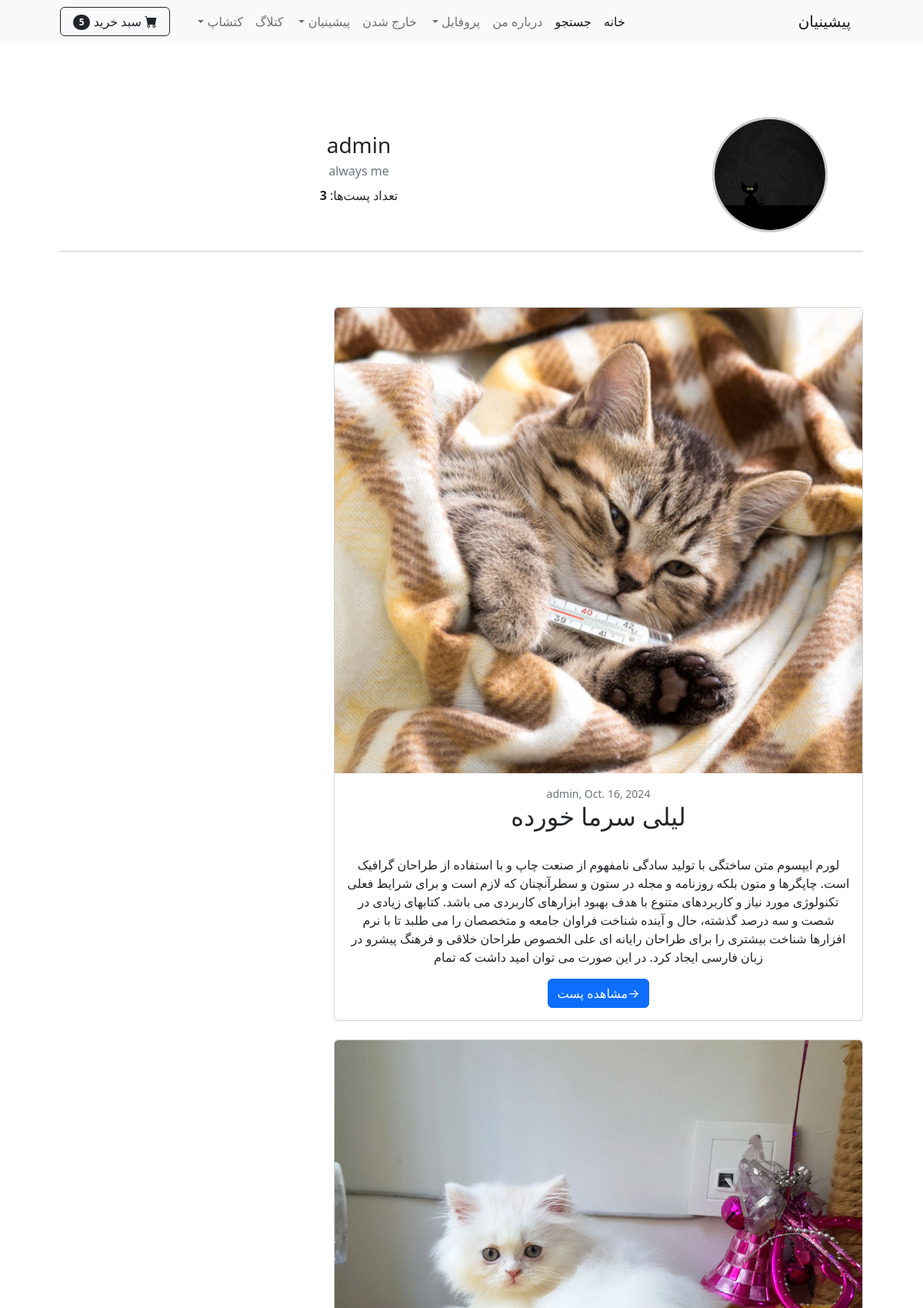
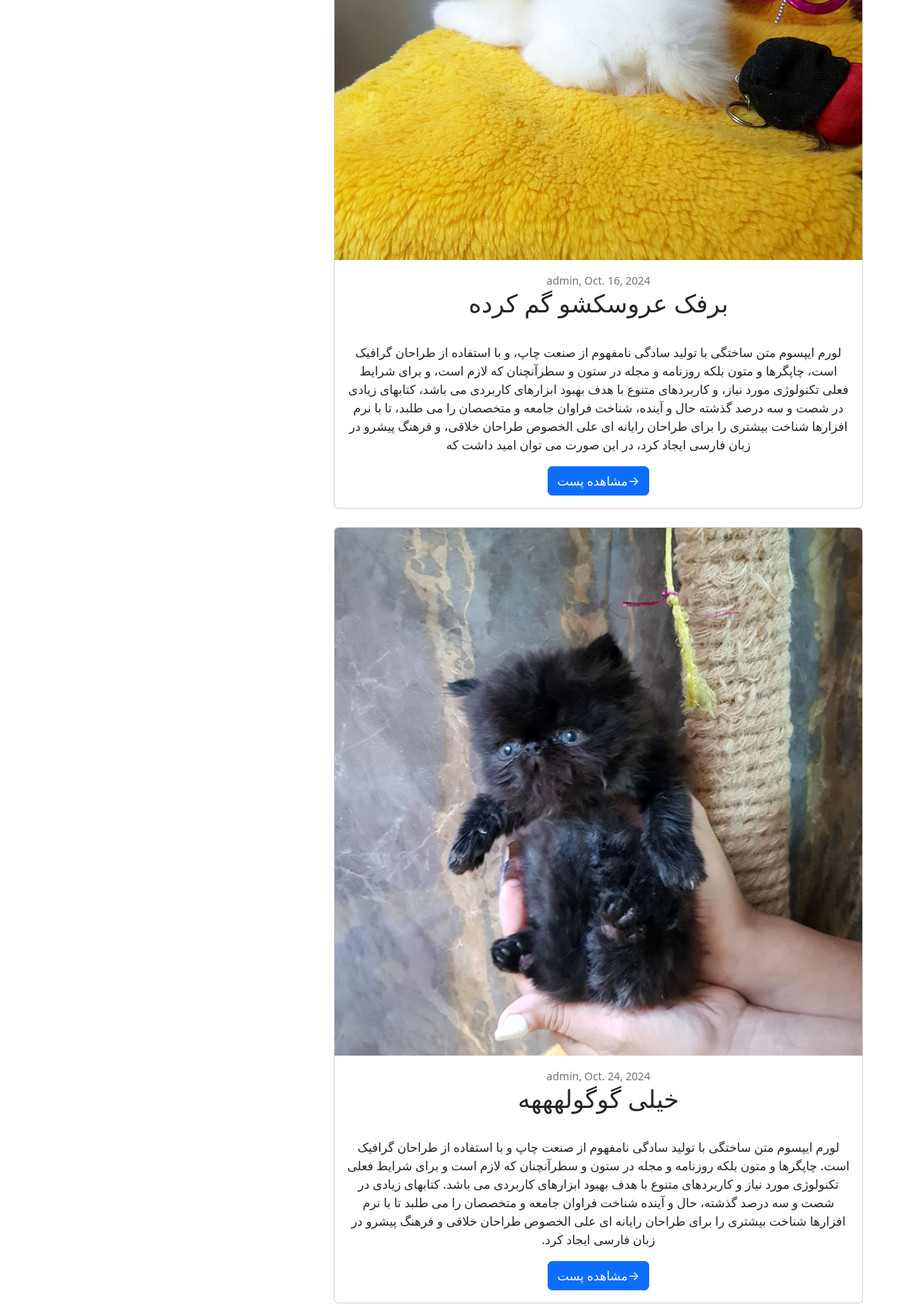
Screenshot of /catlog/author/1/posts/ (signed in, upper part) with the database file from the repository (2 pictures, top to bottom).
### catlog/models.py (models this page shows, shortened)
class Profile(models.Model):
    user = models.OneToOneField(User, on_delete=models.CASCADE,related_name='catlog_profile')
    date_modified = models.DateTimeField(User, auto_now=True)
    biography = models.TextField(max_length=200, default='', blank=True, null=True)
    photo = models.ImageField(upload_to='upload/users_profile/', null=True, blank=True)

class Post(models.Model):
    cat_name = models.CharField(max_length=50)
    title = models.CharField(max_length=250)
    excerpt = models.TextField(max_length=500, default='', blank=True, null=True)
    body = models.TextField()
    writer = models.ForeignKey(User ,on_delete=models.CASCADE)
    date = models.DateField(default=date.today)
    picture = models.ImageField(upload_to='upload/%y/%m/%d')
    profile = models.ForeignKey(Profile, on_delete=models.CASCADE, null=True, blank=True)
    likes = models.ManyToManyField(User, related_name='liked_posts', blank=True,null=True)

### catlog/views.py (the view)
# urls.py: path('author/<int:author_id>/posts/', author_posts, name='author_posts'),
@login_required
def author_posts(request, author_id):
    author = get_object_or_404(User, id=author_id)
    author_profile = get_object_or_404(Profile, user=author)  # فرض می‌کنیم هر نویسنده یک پروفایل دارد
    posts = Post.objects.filter(writer=author)
    context = {
        'author': author,
        'author_profile': author_profile,
        'posts': posts,
    }
    return render(request, 'author_posts.html', context)

### cart/cart.py (called while the page is built)
    def __len__(self):
        return sum(item['product_count'] for item in self.cart.values())

### cart/context_processors.py (called while the page is built)
def cart(request):
    return {'cart':Cart(request)}

### catlog/context_processors.py (called while the page is built)
def recent_posts(request):
    recent_posts = Post.objects.order_by('-date')[:4]
    return {'recent_posts':recent_posts}

### catlog/templates/author_posts.html
{% extends 'base.html' %}
{% block content %}
<header class="bg-white py-5">
    <div class="container px-4 px-lg-5 my-5">
        <div class="text-center text-dark">
<div class="row align-items-center" style="direction: rtl;">
    <div class="col-md-3 text-center">
        {% if author_profile.photo %}
            <img src="{{ author_profile.photo.url }}" alt="عکس پروفایل"
                 style="width: 150px; height: 150px; border-radius: 50%; object-fit: cover; border: 3px solid #ccc;">
        {% else %}
            <img src="https://via.placeholder.com/150" alt="عکس پروفایل"
                 style="width: 150px; height: 150px; border-radius: 50%; object-fit: cover; border: 3px solid #ccc;">
        {% endif %}
    </div>
    <div class="col-md-9 text-right">
        <h3 class="mb-1">{{ author.username }}</h3>
        <p class="text-muted mb-2">{{ author_profile.biography }}</p>
        <p>تعداد پست‌ها: <strong>{{ posts.count }}</strong></p>
    </div>
</div>
            <hr class="my-4">
            <br><br>
            {% if posts %}
                <div class="row">
                    <div class="col-lg-8">
                        {% for post in posts %}
                            <div class="card mb-4">
                                <a href="{% url 'post_detail' post.pk %}">
                                    <img class="card-img-top" src="{{ post.picture.url }}" alt="{{ post.title }}">
                                </a>
                                <div class="card-body">
                                    <div class="small text-muted">{{ post.writer }}, {{ post.date }}</div>
                                    <a class="text-decoration-none link-dark stretched-link" href="{% url 'post_detail' post.pk %}">
                                        <h2 class="card-title">{{ post.title }}</h2>
                                    </a>
                                    <br>
                                    <p class="card-text">{{ post.excerpt }}</p>
                                    <a class="btn btn-primary" href="{% url 'post_detail' post.pk %}">→مشاهده پست </a>
                                </div>
                            </div>
                        {% endfor %}
                    </div>
                </div>
            {% else %}
                <p>هیچ پستی هنوز ایجاد نشده .</p>
            {% endif %}
        </div>
    </div>
</header>
{% endblock content %}

### rows the page displays
Profile: photo (picture), biography "always me"
Post: picture (picture), writer "admin", date "Oct. 16, 2024", title "لیلی سرما خورده", excerpt "لورم ایپسوم متن ساختگی با تولید سادگی نامفهوم از صنعت چاپ و با استفاده از طراحان گرافیک است. چاپگرها و متون بلکه روزنامه و مجله در ستون و سطرآنچنان که لازم است و برای شرایط فعلی تکنولوژی مورد نیاز و کاربردهای متنوع با هدف بهبود ابزارهای کاربردی می باشد. کتابهای زیادی در شصت و سه درصد گذشته، حال و آینده شناخت فراوان جامعه و متخصصان را می طلبد تا با نرم افزارها شناخت بیشتری را برای طراحان رایانه ای علی الخصوص طراحان خلاقی و فرهنگ پیشرو در زبان فارسی ایجاد کرد. در این صورت می توان امید داشت که تمام"
Post: picture (picture), writer "admin", date "Oct. 16, 2024", title "برفک عروسکشو گم کرده", excerpt "لورم ایپسوم متن ساختگی با تولید سادگی نامفهوم از صنعت چاپ، و با استفاده از طراحان گرافیک است، چاپگرها و متون بلکه روزنامه و مجله در ستون و سطرآنچنان که لازم است، و برای شرایط فعلی تکنولوژی مورد نیاز، و کاربردهای متنوع با هدف بهبود ابزارهای کاربردی می باشد، کتابهای زیادی در شصت و سه درصد گذشته حال و آینده، شناخت فراوان جامعه و متخصصان را می طلبد، تا با نرم افزارها شناخت بیشتری را برای طراحان رایانه ای علی الخصوص طراحان خلاقی، و فرهنگ پیشرو در زبان فارسی ایجاد کرد، در این صورت می توان امید داشت که"
Post: picture (picture), writer "admin", date "Oct. 24, 2024", title "خیلی گوگولهههه", excerpt "لورم ایپسوم متن ساختگی با تولید سادگی نامفهوم از صنعت چاپ و با استفاده از طراحان گرافیک است. چاپگرها و متون بلکه روزنامه و مجله در ستون و سطرآنچنان که لازم است و برای شرایط فعلی تکنولوژی مورد نیاز و کاربردهای متنوع با هدف بهبود ابزارهای کاربردی می باشد. کتابهای زیادی در شصت و سه درصد گذشته، حال و آینده شناخت فراوان جامعه و متخصصان را می طلبد تا با نرم افزارها شناخت بیشتری را برای طراحان رایانه ای علی الخصوص طراحان خلاقی و فرهنگ پیشرو در زبان فارسی ایجاد کرد."

### other values shown
{{ cart|length }} "5"
{{ author.username }} "admin"
{{ posts.count }} "3"
